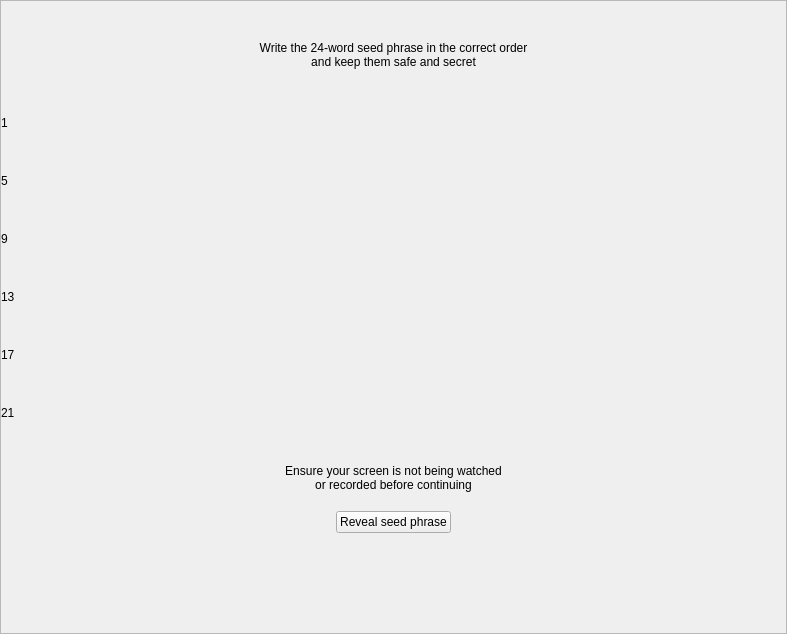
<?xml version="1.0" encoding="UTF-8"?>
<ui version="4.0">
 <class>TutorialMnemonicCode</class>
 <widget class="QWidget" name="TutorialMnemonicCode">
  <property name="geometry">
   <rect>
    <x>0</x>
    <y>0</y>
    <width>787</width>
    <height>634</height>
   </rect>
  </property>
  <property name="windowTitle">
   <string>Form</string>
  </property>
  <layout class="QHBoxLayout" name="horizontalLayout">
   <property name="leftMargin">
    <number>0</number>
   </property>
   <property name="topMargin">
    <number>0</number>
   </property>
   <property name="rightMargin">
    <number>0</number>
   </property>
   <property name="bottomMargin">
    <number>0</number>
   </property>
   <item>
    <widget class="QFrame" name="frame_2">
     <property name="layoutDirection">
      <enum>Qt::LeftToRight</enum>
     </property>
     <property name="frameShape">
      <enum>QFrame::StyledPanel</enum>
     </property>
     <property name="frameShadow">
      <enum>QFrame::Raised</enum>
     </property>
     <layout class="QVBoxLayout" name="verticalLayout" stretch="0,0,0,0,0,0,0,0">
      <property name="leftMargin">
       <number>0</number>
      </property>
      <property name="topMargin">
       <number>0</number>
      </property>
      <property name="rightMargin">
       <number>0</number>
      </property>
      <property name="bottomMargin">
       <number>0</number>
      </property>
      <item>
       <spacer name="verticalSpacer_7">
        <property name="orientation">
         <enum>Qt::Vertical</enum>
        </property>
        <property name="sizeType">
         <enum>QSizePolicy::Fixed</enum>
        </property>
        <property name="sizeHint" stdset="0">
         <size>
          <width>20</width>
          <height>40</height>
         </size>
        </property>
       </spacer>
      </item>
      <item>
       <widget class="QLabel" name="labelMessage">
        <property name="minimumSize">
         <size>
          <width>0</width>
          <height>40</height>
         </size>
        </property>
        <property name="maximumSize">
         <size>
          <width>16777215</width>
          <height>40</height>
         </size>
        </property>
        <property name="text">
         <string>Write the 24-word seed phrase in the correct order
and keep them safe and secret
</string>
        </property>
        <property name="alignment">
         <set>Qt::AlignHCenter|Qt::AlignTop</set>
        </property>
       </widget>
      </item>
      <item>
       <spacer name="verticalSpacer_5">
        <property name="orientation">
         <enum>Qt::Vertical</enum>
        </property>
        <property name="sizeType">
         <enum>QSizePolicy::Fixed</enum>
        </property>
        <property name="sizeHint" stdset="0">
         <size>
          <width>20</width>
          <height>10</height>
         </size>
        </property>
       </spacer>
      </item>
      <item>
       <layout class="QHBoxLayout" name="horizontalLayout_2" stretch="0,1">
        <item>
         <layout class="QVBoxLayout" name="verticalLayout_2">
          <item>
           <widget class="QLabel" name="label">
            <property name="minimumSize">
             <size>
              <width>30</width>
              <height>52</height>
             </size>
            </property>
            <property name="text">
             <string>1</string>
            </property>
           </widget>
          </item>
          <item>
           <widget class="QLabel" name="label_2">
            <property name="minimumSize">
             <size>
              <width>0</width>
              <height>52</height>
             </size>
            </property>
            <property name="text">
             <string>5</string>
            </property>
           </widget>
          </item>
          <item>
           <widget class="QLabel" name="label_3">
            <property name="minimumSize">
             <size>
              <width>0</width>
              <height>52</height>
             </size>
            </property>
            <property name="text">
             <string>9</string>
            </property>
           </widget>
          </item>
          <item>
           <widget class="QLabel" name="label_5">
            <property name="minimumSize">
             <size>
              <width>0</width>
              <height>52</height>
             </size>
            </property>
            <property name="text">
             <string>13</string>
            </property>
           </widget>
          </item>
          <item>
           <widget class="QLabel" name="label_6">
            <property name="minimumSize">
             <size>
              <width>0</width>
              <height>52</height>
             </size>
            </property>
            <property name="text">
             <string>17</string>
            </property>
           </widget>
          </item>
          <item>
           <widget class="QLabel" name="label_7">
            <property name="minimumSize">
             <size>
              <width>0</width>
              <height>52</height>
             </size>
            </property>
            <property name="text">
             <string>21</string>
            </property>
           </widget>
          </item>
         </layout>
        </item>
        <item>
         <layout class="QGridLayout" name="gridLayoutMnemonic">
          <property name="rightMargin">
           <number>30</number>
          </property>
         </layout>
        </item>
       </layout>
      </item>
      <item>
       <spacer name="verticalSpacer_6">
        <property name="orientation">
         <enum>Qt::Vertical</enum>
        </property>
        <property name="sizeType">
         <enum>QSizePolicy::Fixed</enum>
        </property>
        <property name="sizeHint" stdset="0">
         <size>
          <width>20</width>
          <height>10</height>
         </size>
        </property>
       </spacer>
      </item>
      <item>
       <widget class="QLabel" name="label_4">
        <property name="sizePolicy">
         <sizepolicy hsizetype="Preferred" vsizetype="Fixed">
          <horstretch>0</horstretch>
          <verstretch>0</verstretch>
         </sizepolicy>
        </property>
        <property name="minimumSize">
         <size>
          <width>0</width>
          <height>50</height>
         </size>
        </property>
        <property name="maximumSize">
         <size>
          <width>16777215</width>
          <height>40</height>
         </size>
        </property>
        <property name="text">
         <string>Ensure your screen is not being watched
or recorded before continuing
</string>
        </property>
        <property name="alignment">
         <set>Qt::AlignCenter</set>
        </property>
       </widget>
      </item>
      <item alignment="Qt::AlignHCenter">
       <widget class="QPushButton" name="btnReveal">
        <property name="sizePolicy">
         <sizepolicy hsizetype="Maximum" vsizetype="Maximum">
          <horstretch>0</horstretch>
          <verstretch>0</verstretch>
         </sizepolicy>
        </property>
        <property name="maximumSize">
         <size>
          <width>200</width>
          <height>40</height>
         </size>
        </property>
        <property name="layoutDirection">
         <enum>Qt::LeftToRight</enum>
        </property>
        <property name="autoFillBackground">
         <bool>false</bool>
        </property>
        <property name="text">
         <string>Reveal seed phrase</string>
        </property>
        <property name="autoRepeat">
         <bool>false</bool>
        </property>
       </widget>
      </item>
      <item>
       <spacer name="verticalSpacer_4">
        <property name="orientation">
         <enum>Qt::Vertical</enum>
        </property>
        <property name="sizeType">
         <enum>QSizePolicy::Expanding</enum>
        </property>
        <property name="sizeHint" stdset="0">
         <size>
          <width>20</width>
          <height>40</height>
         </size>
        </property>
       </spacer>
      </item>
     </layout>
    </widget>
   </item>
  </layout>
 </widget>
 <resources/>
 <connections/>
</ui>
